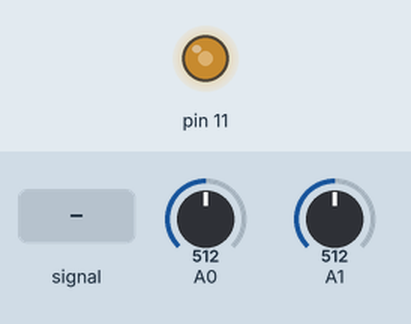
Recording of a sketch running on a simulated Arduino Uno, built with avr-gcc and run on an emulated ATmega328P. On the bench: output pins drawn as LEDs (lit = HIGH). The inputs (shaded band) are chosen by the test bench; at power-on: A0 = 512, A1 = 512.

Above: at 1.2 s.
1.3 s: A0 fed a 200 Hz sine of ±81 counts around its level
Timing chart, 0 to 2.3 s (numbered marks = the images above; inputs shaded):
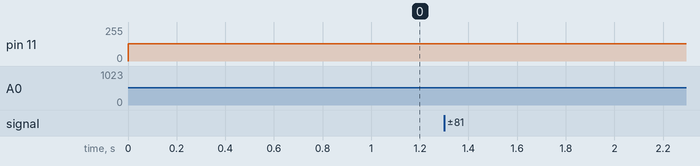

The sketch:

overdrive.ino
```cpp
/* Arduino Realtime Audio Processing
   2 ADC 8-Bit Mode
   analog input 0 is used to sample the audio signal
   analog input 1 is used to control an audio effect
   PWM DAC with Timer2 as analog output

   Original idea:
   KHM 2008 / Lab3/  Martin Nawrath nawrath@khm.de
   Kunsthochschule fuer Medien Koeln
   Academy of Media Arts Cologne

   Redeveloped by Niklas Rönnberg
   Linköping university
   For the course Ljudteknik 1
*/

#include <Arduino.h>
#include <math.h>

#define cbi(sfr, bit) (_SFR_BYTE(sfr) &= ~_BV(bit))
#define sbi(sfr, bit) (_SFR_BYTE(sfr) |= _BV(bit))

//  Globala variabler för sampling
volatile boolean div32;
volatile boolean div16;
volatile boolean sampleFlag;
volatile byte badc0; // ljudsample ADC kanal 0
volatile byte badc1; // potentiometer ADC kanal 1
volatile byte ibb;

//  Variabler för overdrive
int soundSampleFromADC = 127;
byte sramBufferSampleValue = 127;

void setup()
{
  Serial.begin(57600);

  //  ADC-inställning
  cbi(ADCSRA, ADPS2);
  sbi(ADCSRA, ADPS1);
  sbi(ADCSRA, ADPS0);

  sbi(ADMUX, ADLAR);
  sbi(ADMUX, REFS0);
  cbi(ADMUX, REFS1);
  cbi(ADMUX, MUX0);
  cbi(ADMUX, MUX1);
  cbi(ADMUX, MUX2);
  cbi(ADMUX, MUX3);

  //  TIMER2 för PWM-utgång
  cbi(TCCR2A, COM2A0);
  sbi(TCCR2A, COM2A1);
  sbi(TCCR2A, WGM20);
  sbi(TCCR2A, WGM21);
  cbi(TCCR2B, WGM22);

  sbi(TCCR2B, CS20);
  cbi(TCCR2B, CS21);
  cbi(TCCR2B, CS22);

  sbi(DDRB, 3); // pin 11 som PWM

  cbi(TIMSK0, TOIE0);
  sbi(TIMSK2, TOIE2);

  sbi(ADCSRA, ADSC);
  soundSampleFromADC = badc0;
  sramBufferSampleValue = 127;
}

void loop()
{
  // Vänta tills ett nytt sample finns
  while (!sampleFlag) {}
  sampleFlag = false;

  uint8_t adc = badc0;   // ljudsample
  uint8_t pot = badc1;   // potentiometer (styr gain)
  soundSampleFromADC = adc;

  //  Ta bort DC-offset
  int centered = (int)soundSampleFromADC - 127;

  //  Mappa potentiometer till gain (1.0 – 4.0)
  float potf = (float)pot / 255.0f;
  float gain = 1.0f + potf * 3.0f;

  //  Multiplicera med gain
  float processed = (float)centered * gain;

  //  Hård limitering
  if (processed > 127.0f) processed = 127.0f;
  if (processed < -127.0f) processed = -127.0f;

  //  Lägg tillbaka DC-offset och begränsa
  int outSample = (int)round(processed) + 127;
  if (outSample < 0) outSample = 0;
  if (outSample > 255) outSample = 255;
  sramBufferSampleValue = (byte)outSample;

  //  Skicka till PWM-utgång
  OCR2A = sramBufferSampleValue;
}

// Timer2 overflow ISR -> trigger ADC-sampling
ISR(TIMER2_OVF_vect)
{
  div32 = !div32;
  if (div32) {
    div16 = !div16;
    if (div16) {
      badc0 = ADCH;           // sampla kanal 0
      sbi(ADMUX, MUX0);       // växla till kanal 1
      sampleFlag = true;
    } else {
      badc1 = ADCH;           // sampla kanal 1
      cbi(ADMUX, MUX0);       // växla tillbaka till kanal 0
    }
    ibb++; ibb--; ibb++; ibb--;
    sbi(ADCSRA, ADSC);        // starta nästa ADC-konversion
  }
}
```
